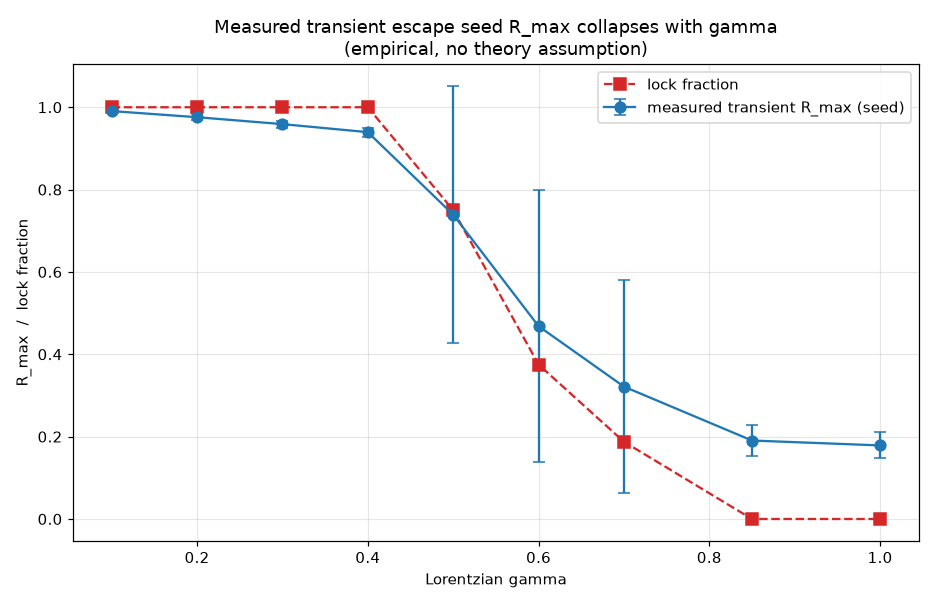

This figure's Python source:
"""
Measure the TRUE escape seed: the maximum transient order parameter R_max reached
during the first epochs, as a function of gamma. Compare with the activation barrier R_u.
"""
import numpy as np
import matplotlib
matplotlib.use('Agg')
import matplotlib.pyplot as plt

def sim_track(omega, K0, a, seed, dt=0.05, T=200.0):
    rng=np.random.default_rng(seed); N=len(omega)
    th=rng.uniform(0,2*np.pi,N)
    nsteps=int(T/dt); Rmax=0.0; Rtraj=[]
    def deriv(th):
        z=np.mean(np.exp(1j*th)); R=np.abs(z); Psi=np.angle(z)
        return omega+K0*(R**a)*np.sin(Psi-th)
    for s in range(nsteps):
        k1=deriv(th);k2=deriv(th+0.5*dt*k1);k3=deriv(th+0.5*dt*k2);k4=deriv(th+dt*k3)
        th=th+(dt/6)*(k1+2*k2+2*k3+k4)
        if s%10==0:
            R=np.abs(np.mean(np.exp(1j*th))); Rtraj.append(R); Rmax=max(Rmax,R)
    return Rmax, Rtraj[-1]

K0,a,N=5.0,2.0,300
lorentz=lambda g,x:(1/np.pi)*(g/(x*x+g*g))
print("="*78)
print(f"ESCAPE-SEED MEASUREMENT  a={a}, K0={K0}, N={N} (16 seeds)")
print("="*78)
print(f"{'gamma':<8}{'mean R_max':<14}{'std':<10}{'lock frac':<12}{'R_final':<10}")
gammas=[0.1,0.2,0.3,0.4,0.5,0.6,0.7,0.85,1.0]
data={}
for g in gammas:
    Rmaxs=[]; locks=0; rfs=[]
    for s in range(16):
        rng=np.random.default_rng(s)
        u=rng.uniform(1e-4,1-1e-4,N)
        om=g*np.tan(np.pi*(u-0.5))
        Rm,Rf=sim_track(om,K0,a,s)
        Rmaxs.append(Rm); rfs.append(Rf)
        if Rf>0.5: locks+=1
    data[g]=(np.mean(Rmaxs),np.std(Rmaxs),locks/16.0,np.mean(rfs))
    print(f"{g:<8}{np.mean(Rmaxs):<14.4f}{np.std(Rmaxs):<10.4f}{str(locks)+'/16':<12}{np.mean(rfs):<10.4f}")

fig,ax=plt.subplots(figsize=(8.5,5.5))
gg=sorted(data); 
ax.errorbar(gg,[data[g][0] for g in gg],yerr=[data[g][1] for g in gg],
            fmt='o-',color='C0',ms=7,capsize=4,label='measured transient R_max (seed)')
ax.plot(gg,[data[g][2] for g in gg],'s--',color='C3',ms=8,label='lock fraction')
ax.set_xlabel("Lorentzian gamma"); ax.set_ylabel("R_max  /  lock fraction")
ax.set_title("Measured transient escape seed R_max collapses with gamma\n(empirical, no theory assumption)")
ax.legend(); ax.grid(alpha=0.3); plt.tight_layout()
plt.savefig('emp153_escape_seed.png',dpi=110)
print("\nSaved emp153_escape_seed.png")
